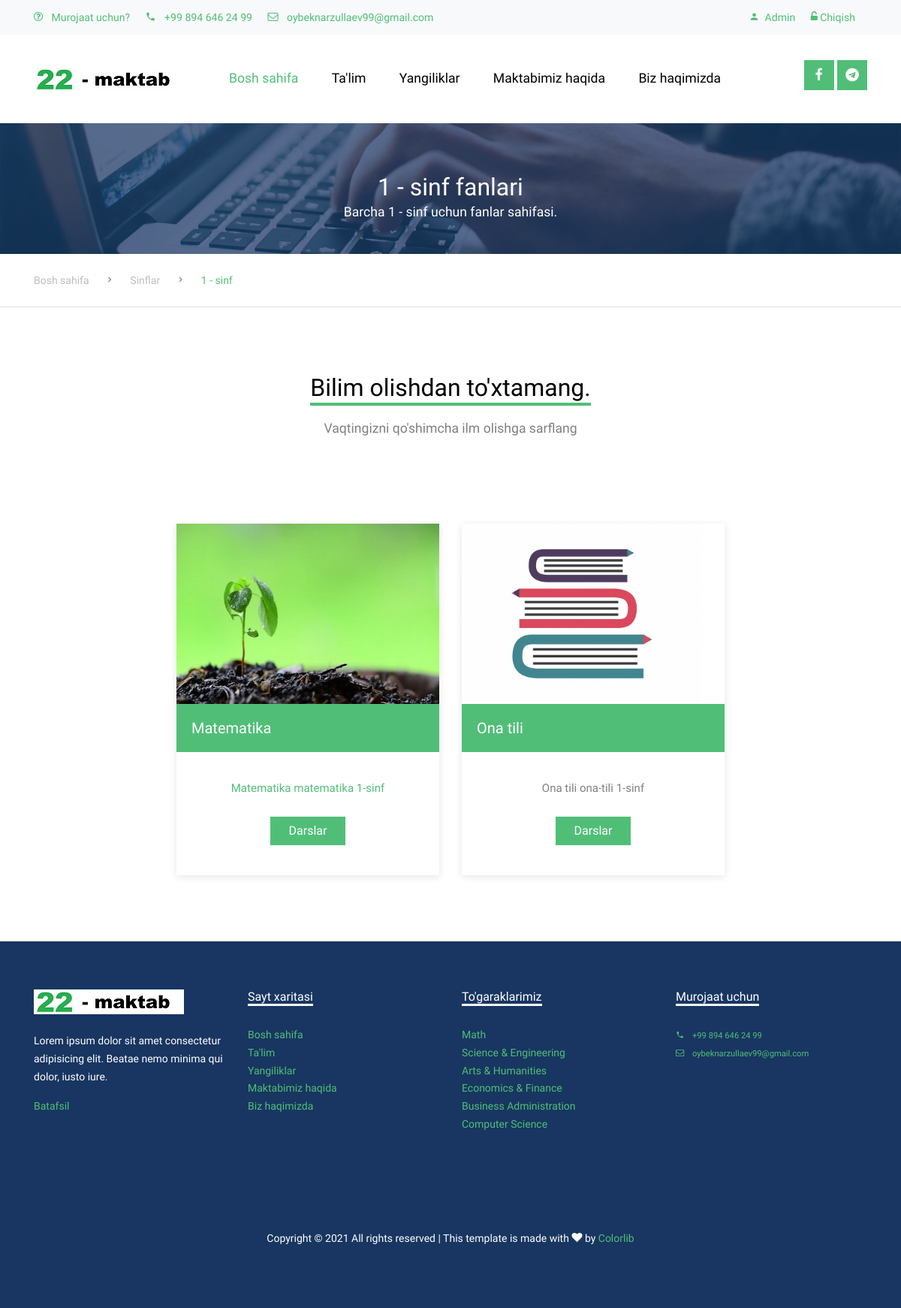
Screenshot of /curriculum/1-sinf/ (signed in) with the database file from the repository.
### curriculum/models.py (models this page shows, shortened)
class Standard(models.Model):
    name = models.CharField(max_length=100, unique=True)
    slug = models.SlugField(null=True, blank=True)
    description = models.TextField(max_length=500, blank=True)

class Subject(models.Model):
    name = models.CharField(max_length=100)
    slug = models.SlugField(null=True, blank=True)
    standard = models.ForeignKey(Standard, on_delete=models.CASCADE, related_name='subjects')
    image = models.ImageField(upload_to=save_subject_image, blank=True, verbose_name='Subject Image')
    description = models.TextField(max_length=500, blank=True)

### curriculum/views.py (the view)
# urls.py: path('<slug:slug>/', views.SubjectListView.as_view(), name='subject_list'),
class SubjectListView(DetailView):
    context_object_name = 'standards'
    model = Standard
    template_name = 'curriculum/subject_list_view.html'

### curriculum/templates/curriculum/subject_list_view.html (shortened to what this page needs)
{% extends 'base.html' %} {% load static %}  {% block content %}
{% if user.is_authenticated %}
<div class="site-section ftco-subscribe-1 site-blocks-cover pb-4"
  style="background-image: url('{% static 'images/bg_1.jpg' %}')">
  <div class="container">
    <div class="row align-items-end justify-content-center text-center">
      <div class="col-lg-7">
        <h2 class="mb-0">{{standards.name}} fanlari</h2>
        <p>Barcha {{standards.name}} uchun fanlar sahifasi.</p>
      </div>
    </div>
  </div>
</div>
<div class="custom-breadcrumns border-bottom">
  <div class="container">
    <a href="{% url 'index' %}">Bosh sahifa</a>
    <span class="mx-3 icon-keyboard_arrow_right"></span>
    <a href="{% url 'curriculum:standard_list' %}">Sinflar</a>
    <span class="mx-3 icon-keyboard_arrow_right"></span>
    <span class="current">{{standards.name}}</span>
  </div>
</div>
<div class="site-section" id="courses">
  <div class="container">
    <div class="row mb-5 justify-content-center text-center">
      <div class="col-lg-6 mb-5">
        <h2 class="section-title-underline mb-3">
          <span>Bilim olishdan to'xtamang.</span>
        </h2>
        <p>Vaqtingizni qo'shimcha ilm olishga sarflang</p>
      </div>
    </div>
    {% if not standards.subjects.all %}
    <div style="text-align: center;">
      <svg xmlns="http://www.w3.org/2000/svg" width="32" height="32" fill="currentColor"
        class="bi bi-exclamation-triangle" viewBox="0 0 16 16">
        <path
          d="M7.938 2.016A.13.13 0 0 1 8.002 2a.13.13 0 0 1 .063.016.146.146 0 0 1 .054.057l6.857 11.667c.036.06.035.124.002.183a.163.163 0 0 1-.054.06.116.116 0 0 1-.066.017H1.146a.115.115 0 0 1-.066-.017.163.163 0 0 1-.054-.06.176.176 0 0 1 .002-.183L7.884 2.073a.147.147 0 0 1 .054-.057zm1.044-.45a1.13 1.13 0 0 0-1.96 0L.165 13.233c-.457.778.091 1.767.98 1.767h13.713c.889 0 1.438-.99.98-1.767L8.982 1.566z" />
        <path
          d="M7.002 12a1 1 0 1 1 2 0 1 1 0 0 1-2 0zM7.1 5.995a.905.905 0 1 1 1.8 0l-.35 3.507a.552.552 0 0 1-1.1 0L7.1 5.995z" />
      </svg>
      <h3> Fanlar mavjud emas!</h3>
    </div>
    {% else %}
    <div class="row justify-content-center">
      {% for subject in standards.subjects.all %}
      <div class="col-lg-4">
        <div class="course-1-item" style="width: 100%;">
          <figure class="thumnail">
            <a href="course-single.html">
              {% if subject.image %}
              <img src="{{subject.image.url|default_if_none:'#'}}" alt="Image" class="img-fluid"
                style="height: 15rem; background-size: cover;">
              {% else %}
              <img src="{% static 'images/subject.jpg' %}" alt="Image" class="img-fluid"
                style="height: 15rem; background-size: cover;" /></a>
            {% endif %}
            <div class="category">
              <h3>{{subject.name}}</h3>
            </div>
          </figure>
          <div class="course-1-content pb-4">
            <p class="desc mb-4">
              {{subject.description|truncatechars:75}}
              {{subject.slug}} {{standards.slug}}
            </p>
            <p>
              <a href="{% url 'curriculum:lesson_list'  standard=standards.slug slug=subject.slug %}"
                class="btn btn-primary rounded-0 px-4">Darslar</a>
            </p>
          </div>
        </div>
      </div>
      {% endfor %}
    </div>
  </div>
  {% endif %}
</div>
</div>
{% endif %}
{% endblock content %}

### static/css/style.css (style rules this page uses)
body { line-height: 1.7; color: gray; font-weight: 300; font-size: 1.1rem; }
a { -webkit-transition: 0.3s all ease; -o-transition: 0.3s all ease; transition: 0.3s all ease; }
h1, h2, h3, h4, h5, .h1, .h2, .h3, .h4, .h5 { font-family: "Muli", -apple-system, BlinkMacSystemFont, "Segoe UI", Roboto, "Helvetica Neue", Arial, sans-serif, "Apple Color Emoji", "Segoe UI Emoji", "Segoe UI Symbol", "Noto Color Emoji"; }
.site-section { padding: 2.5em 0; }
@media (min-width: 768px) { .site-section { padding: 5em 0; } }
.sticky-wrapper + .site-blocks-cover { margin-top: 96px; }
.custom-breadcrumns { padding: 20px 0; }
.custom-breadcrumns span, .custom-breadcrumns a { font-size: 14px; }
.custom-breadcrumns a { display: inline-block; color: #bdbdbd; }
.custom-breadcrumns .current { color: #51be78; }
.section-title-underline { color: #000; }
.section-title-underline span { display: inline-block; border-bottom: 4px solid #51be78; }
.course-1-item { -webkit-box-shadow: 0 2px 10px 0 rgba(0, 0, 0, 0.1); box-shadow: 0 2px 10px 0 rgba(0, 0, 0, 0.1); }
.course-1-item figure { position: relative; }
.course-1-item .category { background: #51be78; padding: 20px; }
.course-1-item .category h3 { color: #fff; font-size: 20px; margin-bottom: 0; }
.course-1-item .course-1-content { padding: 20px 40px; text-align: center; }
.course-1-item .course-1-content .desc { font-size: 15px; }
.ftco-subscribe-1 { background-size: cover; background-position: center center; background-repeat: no-repeat; position: relative; }
.ftco-subscribe-1:before { position: absolute; content: ""; background: #183661; opacity: 0.7; z-index: 1; top: 0; left: 0; right: 0; bottom: 0; }
.ftco-subscribe-1 > .container { position: relative; z-index: 2; }
.ftco-subscribe-1 > .container h2, .ftco-subscribe-1 > .container p { color: #fff; }

### rows the page displays
Standard: name "1 - sinf", slug "1-sinf"
Subject: image (picture), name "Matematika", description "Matematika", slug "matematika"
Subject: name "Ona tili", description "Ona tili", slug "ona-tili"
